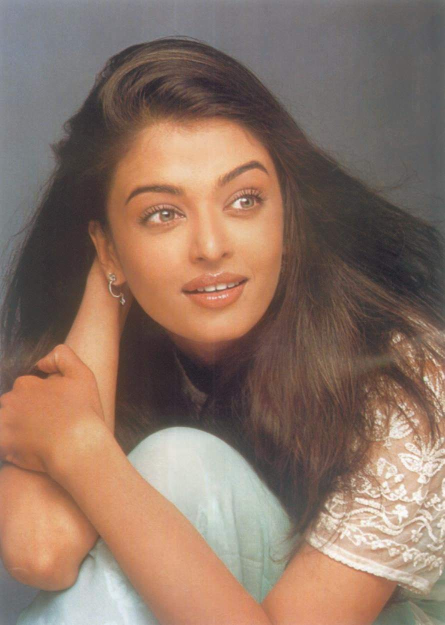
#> input picture aish1.jpg, 889 x 1249 px (shown at 1/2 size)
$ python pointilify.py aish1.jpg
#> lines starting #> are read from the running program, lines starting #| are printed output that depends on the picture; after the words box and inside, x2 and y2 are one past the last pixel; in counts of white or black regions, pixels touching at a corner belong together
import argparse
import cv2
import numpy as np


imgBlack = np.array([
                [  0,  0,  0,  0,  0,  0,  0,  0],
                [  0,  0,  0,  0,  0,  0,  0,  0],
                [  0,  0,  0,  0,  0,  0,  0,  0],
                [  0,  0,  0,  0,  0,  0,  0,  0],
                [  0,  0,  0,  0,  0,  0,  0,  0],
                [  0,  0,  0,  0,  0,  0,  0,  0],
                [  0,  0,  0,  0,  0,  0,  0,  0],
                [  0,  0,  0,  0,  0,  0,  0,  0],
])


imgDot = np.array([
                [255,255,255,255,255,255,255,255],
                [255,255,255,255,255,255,255,255],
                [255,255,  0,  0,  0,  0,255,255],
                [255,255,  0,  0,  0,  0,255,255],
                [255,255,  0,  0,  0,  0,255,255],
                [255,255,  0,  0,  0,  0,255,255],
                [255,255,255,255,255,255,255,255],
                [255,255,255,255,255,255,255,255],
])

imgPlus = np.array([
                [255,255,255,  0,  0,255,255,255],
                [255,255,255,  0,  0,255,255,255],
                [255,255,255,  0,  0,255,255,255],
                [  0,  0,  0,  0,  0,  0,  0,  0],
                [  0,  0,  0,  0,  0,  0,  0,  0],
                [255,255,255,  0,  0,255,255,255],
                [255,255,255,  0,  0,255,255,255],
                [255,255,255,  0,  0,255,255,255],
])

imgWhite = np.array([
                [255,255,255,255,255,255,255,255],
                [255,255,255,255,255,255,255,255],
                [255,255,255,255,255,255,255,255],
                [255,255,255,255,255,255,255,255],
                [255,255,255,255,255,255,255,255],
                [255,255,255,255,255,255,255,255],
                [255,255,255,255,255,255,255,255],
                [255,255,255,255,255,255,255,255],
])


def Image2Text(imgOriginalGrayScale):

    img = cv2.resize(imgOriginalGrayScale, (0,0), fx=0.125, fy=0.125)
    q1 = np.quantile(img, 0.25)
    q2 = np.quantile(img, 0.5)
    q3 = np.quantile(img, 0.75)


    nRows, nCols = img.shape
    print(img.shape)
    txtArray = []
    for inx in range(nRows):
        strLine = ''
        for jnx in range(nCols):
            if img[inx][jnx] > q3:
                strLine += " "
            elif q2<=img[inx][jnx] and img[inx][jnx]<=q3:
                strLine += "."
            elif q1<=img[inx][jnx] and img[inx][jnx]<=q2:
                strLine += "+"
            elif img[inx][jnx]<q1:
                strLine += "*"
            else:
                strLine +=" "
                print("q1:{},     q2:{},    q3:{},   pix:{}".format(q1,q2,q3,img[inx][jnx]))
        # strLine += "\n"
        txtArray.append(strLine)

    return txtArray


def CopyImage(imgTarget, imgSource, nStartRow, nStartCol):
    rows,cols = imgSource.shape

    for inx in range(rows):
        for jnx in range(cols):
            imgTarget[nStartRow+inx][nStartCol+jnx]=imgSource[inx][jnx]

    return


def DottifyImage(imgOriginal):
    txtArray = Image2Text(imgOriginal)

    nRows = len(txtArray)
    nCols = len(txtArray[0])


    imgDotted = np.empty((nRows*8, nCols*8), dtype=np.uint8)


    for inx in range(nRows):
        # print(inx, len(txtArray[inx]))

        for jnx in range(nCols):
            nStartRow = inx*8
            nStartCol = jnx*8
            if txtArray[inx][jnx] == "*":
                CopyImage(imgDotted, imgBlack, nStartRow, nStartCol)
            if txtArray[inx][jnx] == "+":
                CopyImage(imgDotted, imgPlus, nStartRow, nStartCol)
            if txtArray[inx][jnx] == ".":
                CopyImage(imgDotted, imgDot, nStartRow, nStartCol)
            if txtArray[inx][jnx] == " ":
                CopyImage(imgDotted, imgWhite, nStartRow, nStartCol)

    return imgDotted


if __name__=="__main__":

    parser = argparse.ArgumentParser()
    parser.add_argument("input", help="path to the image to be pointili-fied")
    args = parser.parse_args()


    imgOriginal = cv2.imread(args.input, cv2.IMREAD_GRAYSCALE)
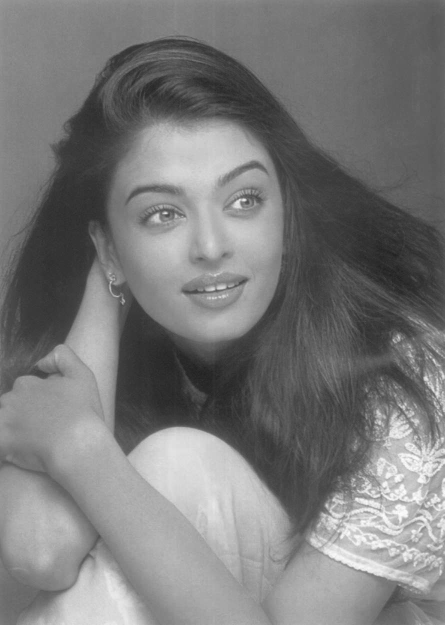
#> imgOriginal: shape (1249, 889) (shown at 1/2 size); min 29, max 255, mean 121.7
    print(imgOriginal.shape)
#| (1249, 889)

    imgDotted = DottifyImage(imgOriginal)
#> in Image2Text, `img = cv2.resize(imgOriginalGrayScale, (0,0), fx=0.125, fy=0.125)`:
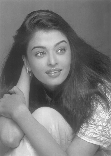
#> img: shape (156, 111); min 36, max 251, mean 121.8
#> in Image2Text, `q1 = np.quantile(img, 0.25)`: q1 = 80
#> in Image2Text, `q2 = np.quantile(img, 0.5)`: q2 = 119
#> in Image2Text, `q3 = np.quantile(img, 0.75)`: q3 = 161
#| (156, 111)
#> after the loop in Image2Text, `for inx in range(nRows):`: txtArray = 156 items
#> in DottifyImage, `nRows = len(txtArray)`: nRows = 156
#> in DottifyImage, `nCols = len(txtArray[0])`: nCols = 111
#> after the loop in DottifyImage, `for inx in range(nRows):`:
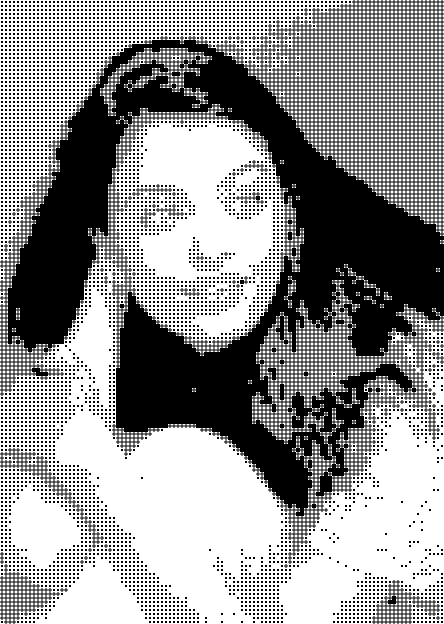
#> imgDotted: shape (1248, 888) (shown at 1/2 size); 57.9% white; 4584 black regions (4529 under 20 px), largest, box (x1, y1, x2, y2) and area: (0, 0, 888, 1128) 381508, (0, 1128, 120, 1248) 3304, (744, 1160, 880, 1248) 2796


    cv2.namedWindow("Dottified", cv2.WINDOW_NORMAL)
    cv2.imshow("Dottified", imgDotted)
    cv2.waitKey(0)
